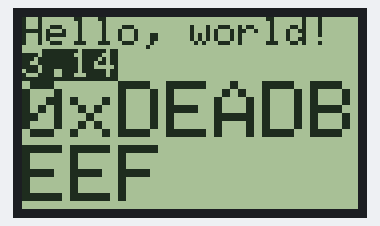
Bench run of a sketch on a simulated Arduino Uno, built with avr-gcc and run on an emulated ATmega328P. Shown: 84×48 one-colour display.

Above: at 0.1 s.

Measured:
- what the display in image 0 shows lasts 1.0 s, from 0.1 s to 1.1 s

The sketch:

Nokia5110Text.ino
```cpp
#include <SPI.h>

#include <Adafruit_GFX.h>
#include <Adafruit_PCD8544.h>

// pin 7       - Serial clock out (SCLK)
// pin 6       - Serial data out (DIN)
// pin 5       - Data/Command select (D/C)
// pin 4/GND   - LCD chip select (CS)
// pin 3/RESET - LCD reset (RST)
Adafruit_PCD8544 display = Adafruit_PCD8544(7, 6, 5, 4, 3);

void setup() {
  display.begin();
  display.setContrast(15);
  display.clearDisplay();
  display.display();
}


void loop() {
  // text display tests
  display.setTextSize(1);
  display.setTextColor(BLACK);
  display.setCursor(0,0);
  display.println("Hello, world!");
  display.setTextColor(WHITE, BLACK); // 'inverted' text
  display.println(3.141592);
  display.setTextSize(2);
  display.setTextColor(BLACK);
  display.print("0x"); display.println(0xDEADBEEF, HEX);
  display.display();
  delay(1000);
  display.clearDisplay();
  display.display();
  delay(1000);
}
```
